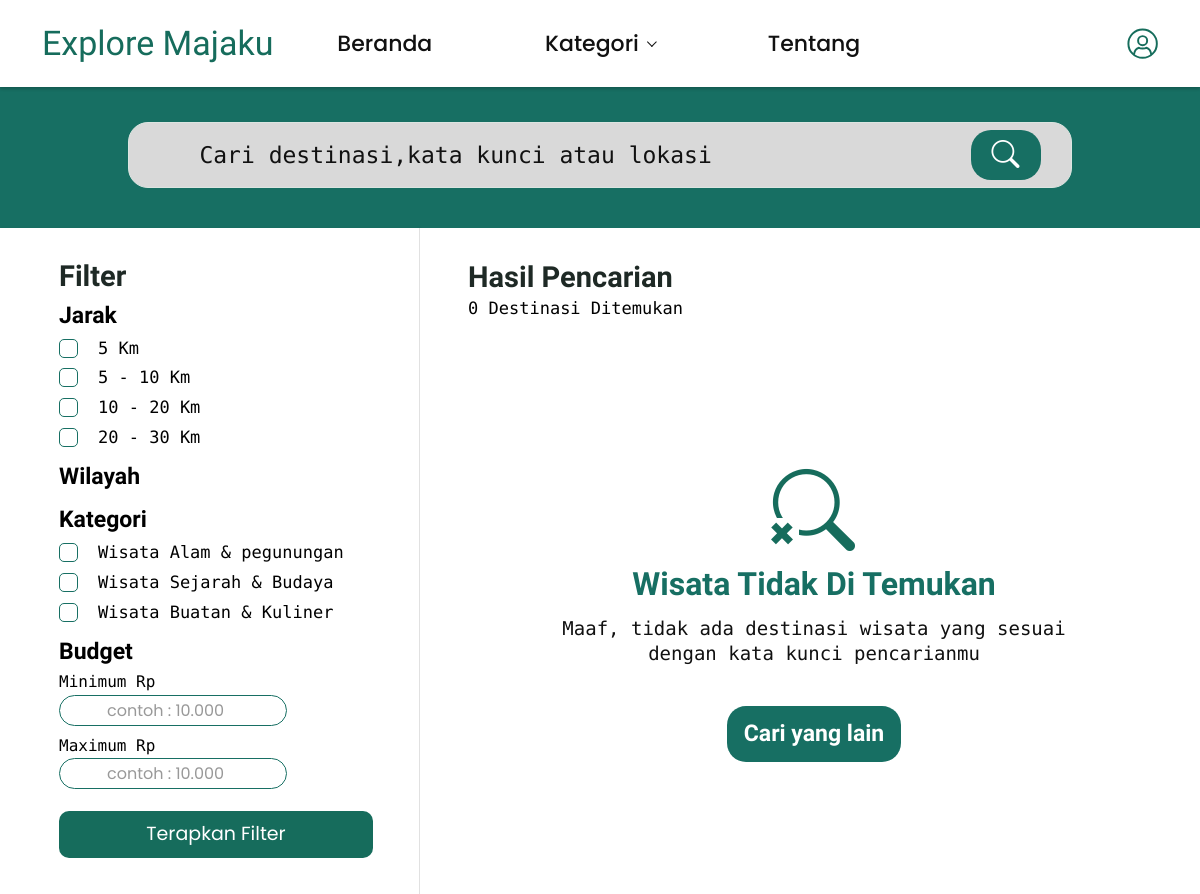
The app's page /FrontEnd/pages/hasil_pencarian.php, older data.
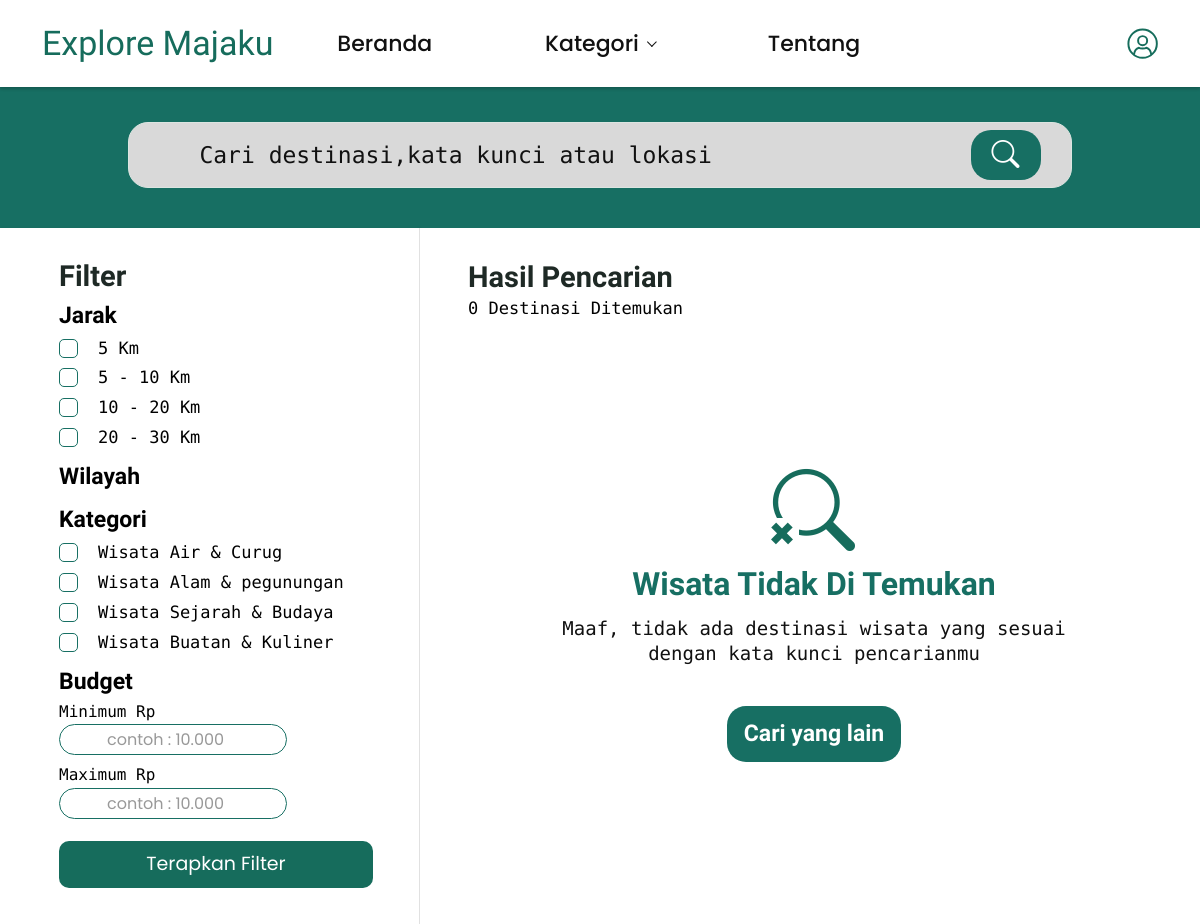
The same page, newer data.
### tables this page shows
CREATE TABLE `kategori` (
  `Id_kategori` int(12) NOT NULL AUTO_INCREMENT,
  `nama_kategori` varchar(255) NOT NULL,
  `deskripsi` text DEFAULT NULL,
  `gambar` varchar(600) DEFAULT NULL,
  `aktif` tinyint(1) NOT NULL DEFAULT 1,
  PRIMARY KEY (`Id_kategori`)
);

### Backend/database/wisata_repository.php (called while the page is built, shortened)
<?php
function fetchActiveCategories(?mysqli $connection): array
{
    $result = $connection->query(
        "SELECT Id_kategori, nama_kategori, deskripsi, gambar
         FROM kategori
         WHERE aktif = 1
         ORDER BY nama_kategori"
    );
    $categories = $result->fetch_all(MYSQLI_ASSOC);
    return $categories;
}

### FrontEnd/pages/hasil_pencarian.php (the view, shortened to what this page needs)
<?php
$keyword = isset($_GET['q']) && is_string($_GET['q'])
    ? trim($_GET['q'])
    : (isset($_GET['keyword']) && is_string($_GET['keyword'])
        ? trim($_GET['keyword'])
        : '');
$keywordLength = preg_match_all('/./us', $keyword);
$isShortKeyword = $keyword !== '' && $keywordLength !== false && $keywordLength < 2;
$wilayahDipilih = is_array($_GET['wilayah'] ?? null) ? $_GET['wilayah'] : [];
$kategoriDipilih = is_array($_GET['kategori'] ?? null) ? $_GET['kategori'] : [];
$jarakDipilih = is_array($_GET['distance'] ?? null)
    ? array_values(array_filter($_GET['distance'], 'is_string'))
    : [];
$budgetMin = isset($_GET['min']) && $_GET['min'] !== ''
    ? max(0, (int) $_GET['min']) : 0;
$budgetMax = isset($_GET['max']) && $_GET['max'] !== ''
    ? max(0, (int) $_GET['max']) : 1000000;
$destinasi = [];
$filterCategories = [];
try {
    require_once __DIR__ . '/../../Backend/database/koneksi.php';
    require_once __DIR__ . '/../../Backend/database/wisata_repository.php';
    $filterCategories = fetchActiveCategories($conn);
} catch (Throwable $exception) {
    error_log($exception->getMessage());
    $destinasi = [];
}
$searchCategoryDisplayNames = [
    1 => 'Wisata Alam & pegunungan',
    4 => 'Wisata Air & Curug',
    3 => 'Wisata Buatan & Kuliner',
    2 => 'Wisata Sejarah & Budaya'
];
$searchCategoryLabel = static function ($categoryId, $fallback = '') use ($searchCategoryDisplayNames): string {
    $id = (int) $categoryId;
    return $searchCategoryDisplayNames[$id] ?? (string) $fallback;
};
$hasil = array_filter($destinasi, function ($item) use (
    $keyword,
    $wilayahDipilih,
    $kategoriDipilih,
    $budgetMin,
    $budgetMax
) {
    $cocokKeyword = true;
    if ($keyword !== '') {
        $teksCari = strtolower(
            $item['nama'] . ' ' .
            $item['wilayah'] . ' ' .
            $item['kategori']
        );
        $cocokKeyword = strpos(
            $teksCari,
            strtolower($keyword)
        ) !== false;
    }
    $cocokWilayah = empty($wilayahDipilih);
    foreach ($wilayahDipilih as $wilayah) {
        if (is_string($wilayah) && stripos($item['lokasi'], $wilayah) !== false) {
            $cocokWilayah = true;
        }
    }
    $cocokKategori = empty($kategoriDipilih) ||
        in_array($item['id_kategori'], $kategoriDipilih, true);
    $cocokBudget = $item['harga'] >= $budgetMin &&
        $item['harga'] <= $budgetMax;
    return $cocokKeyword &&
        $cocokWilayah &&
        $cocokKategori &&
        $cocokBudget;
});
$jumlahHasil = count($hasil);
function terpilih($daftar, $nilai)
{
    return in_array($nilai, $daftar, true) ? 'checked' : '';
}
?>
<!DOCTYPE html>
<html lang="id">
<head>
    <link
        href="https://cdn.jsdelivr.net/npm/bootstrap@5.3.3/dist/css/bootstrap.min.css"
        rel="stylesheet"
    >
    <link
        rel="stylesheet"
        href="https://cdn.jsdelivr.net/npm/bootstrap-icons@1.11.3/font/bootstrap-icons.min.css"
    >
    <link rel="stylesheet" href="../CSS/theme.css?v=nav-solid-green-8">
    <link rel="stylesheet" href="../CSS/navbar-common.css?v=nav-category-selected-green-4">
    <link rel="stylesheet" href="../CSS/hasil_pencarian.css?v=category-labels-match-category-page-1">
</head>
<body class="site-public-page site-navbar-page">
<header class="ep-navbar site-navbar">
    <div class="ep-navbar__inner">
        <a class="ep-logo" href="../../index.php">Explore Majaku</a>
        <nav class="ep-menu" aria-label="Menu utama">
            <a class="ep-menu__beranda" href="../../index.php">Beranda</a>
            <details name="site-category-menu" class="category-dropdown ep-menu__kategori">
                <summary>
                    <span>Kategori</span>
                    <span class="ep-menu__panah" aria-hidden="true"></span>
                </summary>
            </details>
            <a class="ep-menu__tentang" href="tentang.php">Tentang</a>
        </nav>
        <div class="ep-aksi">
            <a class="ep-ikon ep-ikon--profil" href="profil.php" aria-label="Profil">
                <svg viewBox="0 0 40 40" fill="none" stroke="currentColor" stroke-width="2.5" stroke-linecap="round" stroke-linejoin="round" aria-hidden="true"><circle cx="20" cy="20" r="18.2"/><circle cx="20" cy="16.2" r="5.8"/><path d="M9 33.5C9.7 29.2 12.2 26 15.2 25.2C17 26.6 23 26.6 24.8 25.2C27.8 26 30.3 29.2 31 33.5"/></svg>
            </a>
        </div>
    </div>
</header>
<section class="search-header<?= $isShortKeyword ? ' has-validation' : '' ?>">
    <form action="../../search" method="GET" class="search-box" novalidate
          data-api-url="../../api/destinations/search?q={kata-kunci}">
        <input
            type="search"
            name="q"
            placeholder="Cari destinasi,kata kunci atau lokasi"
            value="<?= htmlspecialchars($keyword, ENT_QUOTES, 'UTF-8') ?>"
            aria-label="Cari destinasi"
            aria-describedby="searchValidation"
            aria-invalid="<?= $isShortKeyword ? 'true' : 'false' ?>"
        >
        <button type="submit" aria-label="Cari">
            <i class="bi bi-search"></i>
        </button>
    </form>
</section>
<main class="search-layout">
    <aside class="filter-sidebar">
        <form action="../../search" method="GET" id="filterForm">
            <h2 class="filter-title">Filter</h2>
            <div class="filter-group distance-filter">
                <h3>Jarak</h3>
                <?php foreach ([
                    '0-5' => '5 Km',
                    '5-10' => '5 - 10 Km',
                    '10-20' => '10 - 20 Km',
                    '20-30' => '20 - 30 Km'
                ] as $distanceValue => $distanceLabel): ?>
                    <label class="filter-option">
                        <input type="checkbox" name="distance[]" value="<?= $distanceValue ?>"
                            <?= terpilih($jarakDipilih, $distanceValue) ?>>
                        <span><?= htmlspecialchars($distanceLabel, ENT_QUOTES, 'UTF-8') ?></span>
                    </label>
                <?php endforeach; ?>
            </div>
            <div class="filter-group">
                <h3>Wilayah</h3>
            </div>
            <div class="filter-group">
                <h3>Kategori</h3>
                <?php foreach ($filterCategories as $filterCategory): ?>
                    <?php $categoryValue = (string) $filterCategory['Id_kategori']; ?>
                    <label class="filter-option">
                        <input type="checkbox" name="kategori[]" value="<?= $categoryValue ?>"
                            <?= terpilih($kategoriDipilih, $categoryValue) ?>>
                        <span><?= htmlspecialchars($searchCategoryLabel($filterCategory['Id_kategori'], $filterCategory['nama_kategori'] ?? ''), ENT_QUOTES, 'UTF-8') ?></span>
                    </label>
                <?php endforeach; ?>
            </div>
            <div class="filter-group budget-group">
                <h3>Budget</h3>
                <div class="budget-field">
                    <label for="minBudget">Minimum Rp</label>
                    <input
                        type="number"
                        id="minBudget"
                        name="min"
                        min="0"
                        placeholder="contoh : 10.000"
                        value="<?= $budgetMin > 0 ? $budgetMin : '' ?>"
                    >
                </div>
                <div class="budget-field">
                    <label for="maxBudget">Maximum Rp</label>
                    <input
                        type="number"
                        id="maxBudget"
                        name="max"
                        min="0"
                        placeholder="contoh : 10.000"
                        value="<?= isset($_GET['max']) ? $budgetMax : '' ?>"
                    >
                </div>
            </div>
            <button type="submit" class="apply-filter">
                Terapkan Filter
            </button>
        </form>
    </aside>
    <section class="results-section">
        <div class="results-heading">
            <h1>Hasil Pencarian</h1>
            <p>
                <?= $jumlahHasil ?> Destinasi Ditemukan
            </p>
        </div>
        <div class="destination-grid">
            <?php if ($jumlahHasil > 0): ?>
                <?php foreach ($hasil as $item): ?>
                    <a
                        href="detail-wisata.php?id=<?= rawurlencode($item['id']) ?>"
                        class="destination-card"
                    >
                        <img
                            src="../../<?= htmlspecialchars($item['gambar'] ?? 'FrontEnd/assets/images/img.png', ENT_QUOTES, 'UTF-8') ?>"
                            alt="<?= htmlspecialchars($item['nama'], ENT_QUOTES, 'UTF-8') ?>"
                            loading="lazy"
                            onerror="this.onerror=null;this.src='../assets/images/img.png';"
                        >
                        <div class="card-content">
                            <h2>
                                <?= htmlspecialchars($item['nama'], ENT_QUOTES, 'UTF-8') ?>
                            </h2>
                            <div class="rating">
                                <?php if ($item['rating'] !== null && $item['review_count'] > 0): ?>
                                    <span class="stars" aria-label="Rating <?= number_format((float) $item['rating'], 1, ',', '.') ?> dari 5">★ ★ ★</span>
                                    <span class="review-count">(<?= htmlspecialchars(formatJumlahUlasan($item['review_count']), ENT_QUOTES, 'UTF-8') ?> ulasan)</span>
                                <?php else: ?>
                                    <span class="stars" aria-hidden="true">★ ★ ★</span>
                                    <span class="review-count">(0 ulasan)</span>
                                <?php endif; ?>
                            </div>
                            <div class="location">
                                <svg class="map-pin-icon" viewBox="0 0 40 44" aria-hidden="true">
                                    <ellipse class="map-pin-ground" cx="20" cy="37" rx="14" ry="5"></ellipse>
                                    <path class="map-pin-ground-right" d="M20 32a14 5 0 0 1 0 10z"></path>
                                    <path class="map-pin-body" d="M20 3C13.4 3 9 7.9 9 13.8c0 7.2 8.6 14.6 11 19.2 2.4-4.6 11-12 11-19.2C31 7.9 26.6 3 20 3z"></path>
                                    <circle class="map-pin-hole" cx="20" cy="13.5" r="4.8"></circle>
                                </svg>
                                <span>
                                    <?= htmlspecialchars($item['lokasi'], ENT_QUOTES, 'UTF-8') ?>
                                </span>
                            </div>
                            <span
                                class="distance"
                                data-latitude="<?= htmlspecialchars((string) $item['latitude'], ENT_QUOTES, 'UTF-8') ?>"
                                data-longitude="<?= htmlspecialchars((string) $item['longitude'], ENT_QUOTES, 'UTF-8') ?>"
                            >
                                Menghitung jarak...
                            </span>
                        </div>
                    </a>
                <?php endforeach; ?>
            <?php else: ?>
                <div class="empty-results">
                    <span class="empty-search-icon" aria-hidden="true">
                        <i class="bi bi-search"></i>
                        <span>×</span>
                    </span>
                    <h2>Wisata Tidak Di Temukan</h2>
                    <p>
                        Maaf, tidak ada destinasi wisata yang sesuai<br>
                        dengan kata kunci pencarianmu
                    </p>
                    <a href="../../search">Cari yang lain</a>
                </div>
            <?php endif; ?>
        </div>
    </section>
</main>
</body>
</html>

Row changes from the older to the newer data that the page shows:
added kategori: Id_kategori+nama_kategori "Wisata Air & Curug"
